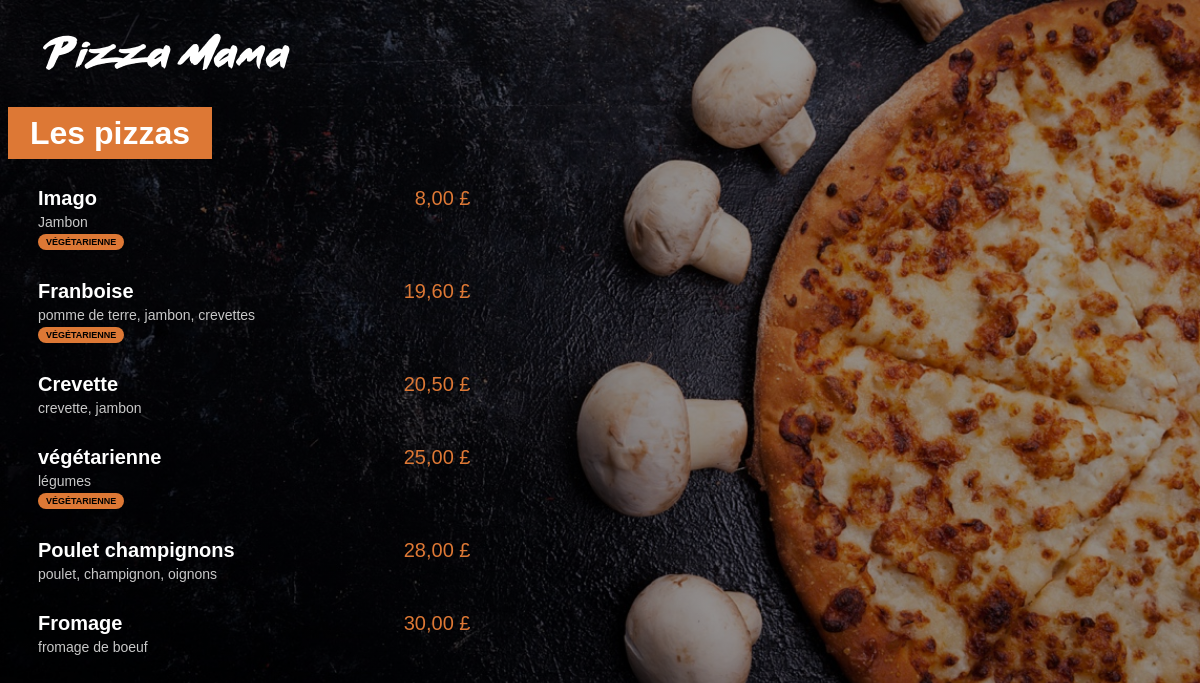
The app's page /menu/ with its own data.
### menu/models.py (models this page shows, shortened)
class Pizza(models.Model):
    nom = models.CharField( max_length=200)
    ingredients = models.CharField(max_length=400)
    prix = models.FloatField(default=0)
    vegetarienne = models.BooleanField(default=False)

### menu/views.py (the view)
# urls.py: path('', views.index, name="index"),
def index(request):
    pizzas =Pizza.objects.all().order_by('prix')
    return render(request,"menu/index.html", {'pizzas': pizzas})

### menu/templates/menu/index.html (shortened to what this page needs)
{% load static %}
<html lang="fr">
  <head>
    <link rel="stylesheet" href="{% static 'menu/styles.css'%}" />
  </head>
  <body>
    <a href="{% url 'main:index' %}">
      <img
        id="small_logo"
        src="{% static 'menu/images/small_logo.png' %}"
        alt=""
      />
    </a>
    <div class="menu_title">
      <h1>Les pizzas</h1>
    </div>
    <div class="menu_list">
      {% for pizza in pizzas %}
      <div class="menu_list_item">
        <span class="menu_list_title">{{pizza.nom}}</span>
        <span class="menu_list_price">{{pizza.prix | floatformat:2}} £</span>
        <span class="menu_list_ingredient">{{pizza.ingredients}}</span>
        {% if pizza.vegetarienne %}
        <span class="menu_list_vegetarienne">Végétarienne</span>
        {% endif %}
      </div>
      {% endfor%}
    </div>
  </body>
</html>

### menu/static/menu/styles.css (style rules this page uses)
body { background: linear-gradient(0deg, rgba(0, 0, 0, 0.4), rgba(0, 0, 0, 0.4)), url("images/menu_background.jpg") no-repeat center center fixed; -webkit-background-size: cover; -moz-background-size: cover; -o-background-size: cover; background-size: cover; font-family: Arial, sans-serif; background-attachment: scroll; }
img#small_logo { margin-top: 25px; margin-left: 35px; }
.menu_title { margin-top: 45px; margin-bottom: 35px; }
h1 { background-color: #dd7835; color: #fff; display: inline; padding: 8px 22px; }
.menu_list { margin-left: 30px; color: #fff; }
.menu_list_item { margin: 30px 0px; }
.menu_list_title { font-weight: bold; font-size: 20px; display: inline-block; width: 350px; }
.menu_list_price { margin-left: 8px; color: #dd7835; font-size: 20px; display: inline-block; width: 70px; text-align: right; }
.menu_list_ingredient { margin-top: 4px; color: #c8c8c8; display: block; width: 350px; font-size: 14px; }
.menu_list_vegetarienne { font-size: 9px; margin-top: 4px; color: #000; background-color: #dd7835; width: fit-content; padding: 3px 8px; border-radius: 1rem; font-weight: bold; display: inline-block; text-transform: uppercase; }

### records on screen
Pizza: nom "Imago", prix "8,00", ingredients "Jambon", vegetarienne "VÉGÉTARIENNE"
Pizza: nom "Franboise", prix "19,60", ingredients "pomme de terre, jambon, crevettes", vegetarienne "VÉGÉTARIENNE"
Pizza: nom "Crevette", prix "20,50", ingredients "crevette, jambon"
Pizza: nom "végétarienne", prix "25,00", ingredients "légumes", vegetarienne "VÉGÉTARIENNE"
Pizza: nom "Poulet champignons", prix "28,00", ingredients "poulet, champignon, oignons"
Pizza: nom "Fromage", prix "30,00", ingredients "fromage de boeuf"
